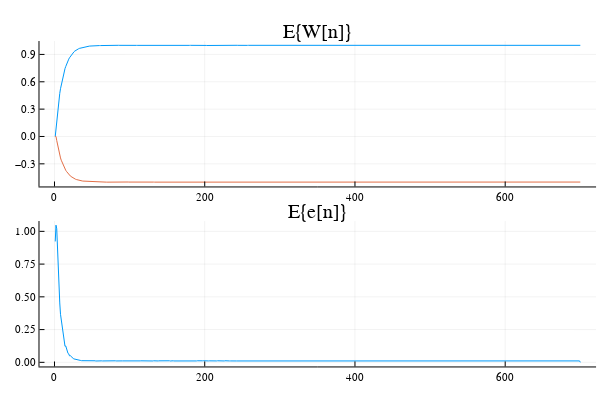

The cell this chart's notebook holds for it:
### Code cell
p1 = plot(w', title = "E{W[n]}", legend = false)
p2 = plot(erro', title = "E{e[n]}", legend = false)
plot(p1, p2, layout = (2,1))

### Figure 1 — Plotly figure (JSON) as saved in the notebook; plotly's stock layout.template omitted (floating-point values rounded to 4 significant figures; data arrays with more than 128 entries replaced by an {"elided": "..."} marker saying what was removed)
{"data": [{"colorbar": {"title": ""}, "legendgroup": "y1", "line": {"color": "rgba(0, 154, 250, 1.000)", "dash": "solid", "shape": "linear", "width": 1}, "mode": "lines", "name": "y1", "showlegend": true, "type": "scatter", "x": {"elided": "700 int values"}, "xaxis": "x1", "y": {"elided": "700 float values"}, "yaxis": "y1", "zmax": null, "zmin": null}, {"colorbar": {"title": ""}, "legendgroup": "y2", "line": {"color": "rgba(227, 111, 71, 1.000)", "dash": "solid", "shape": "linear", "width": 1}, "mode": "lines", "name": "y2", "showlegend": true, "type": "scatter", "x": {"elided": "700 int values"}, "xaxis": "x1", "y": {"elided": "700 float values"}, "yaxis": "y1", "zmax": null, "zmin": null}, {"colorbar": {"title": ""}, "legendgroup": "y1", "line": {"color": "rgba(0, 154, 250, 1.000)", "dash": "solid", "shape": "linear", "width": 1}, "mode": "lines", "name": "y1", "showlegend": true, "type": "scatter", "x": {"elided": "700 int values"}, "xaxis": "x2", "y": {"elided": "700 float values"}, "yaxis": "y2", "zmax": null, "zmin": null}], "layout": {"annotations": [{"font": {"color": "rgba(0, 0, 0, 1.000)", "family": "sans-serif", "size": 20}, "rotation": 0, "showarrow": false, "text": "E{W[n]}", "x": 0.5296, "xanchor": "center", "xref": "paper", "y": 1, "yanchor": "top", "yref": "paper"}, {"font": {"color": "rgba(0, 0, 0, 1.000)", "family": "sans-serif", "size": 20}, "rotation": 0, "showarrow": false, "text": "E{e[n]}", "x": 0.5296, "xanchor": "center", "xref": "paper", "y": 0.5, "yanchor": "top", "yref": "paper"}], "height": 400, "margin": {"b": 20, "l": 0, "r": 0, "t": 20}, "paper_bgcolor": "rgba(255, 255, 255, 1.000)", "plot_bgcolor": "rgba(255, 255, 255, 1.000)", "showlegend": false, "width": 600, "xaxis1": {"anchor": "y1", "domain": [0.06582, 0.9934], "gridcolor": "rgba(0, 0, 0, 0.100)", "gridwidth": 0.5, "linecolor": "rgba(0, 0, 0, 1.000)", "mirror": false, "range": [-19.97, 721.0], "showgrid": true, "showline": true, "showticklabels": true, "tickangle": 0, "tickcolor": "rgb(0, 0, 0)", "tickfont": {"color": "rgba(0, 0, 0, 1.000)", "family": "sans-serif", "size": 11}, "tickmode": "array", "ticks": "inside", "ticktext": ["0", "200", "400", "600"], "tickvals": [0, 200, 400, 600], "title": "", "titlefont": {"color": "rgba(0, 0, 0, 1.000)", "family": "sans-serif", "size": 15}, "type": "-", "visible": true, "zeroline": false, "zerolinecolor": "rgba(0, 0, 0, 1.000)"}, "xaxis2": {"anchor": "y2", "domain": [0.06582, 0.9934], "gridcolor": "rgba(0, 0, 0, 0.100)", "gridwidth": 0.5, "linecolor": "rgba(0, 0, 0, 1.000)", "mirror": false, "range": [-19.97, 721.0], "showgrid": true, "showline": true, "showticklabels": true, "tickangle": 0, "tickcolor": "rgb(0, 0, 0)", "tickfont": {"color": "rgba(0, 0, 0, 1.000)", "family": "sans-serif", "size": 11}, "tickmode": "array", "ticks": "inside", "ticktext": ["0", "200", "400", "600"], "tickvals": [0, 200, 400, 600], "title": "", "titlefont": {"color": "rgba(0, 0, 0, 1.000)", "family": "sans-serif", "size": 15}, "type": "-", "visible": true, "zeroline": false, "zerolinecolor": "rgba(0, 0, 0, 1.000)"}, "yaxis1": {"anchor": "x1", "domain": [0.5376, 0.9415], "gridcolor": "rgba(0, 0, 0, 0.100)", "gridwidth": 0.5, "linecolor": "rgba(0, 0, 0, 1.000)", "mirror": false, "range": [-0.5481, 1.047], "showgrid": true, "showline": true, "showticklabels": true, "tickangle": 0, "tickcolor": "rgb(0, 0, 0)", "tickfont": {"color": "rgba(0, 0, 0, 1.000)", "family": "sans-serif", "size": 11}, "tickmode": "array", "ticks": "inside", "ticktext": ["−0.3", "0.0", "0.3", "0.6", "0.9"], "tickvals": [-0.3, 0, 0.3, 0.6, 0.9], "title": "", "titlefont": {"color": "rgba(0, 0, 0, 1.000)", "family": "sans-serif", "size": 15}, "type": "-", "visible": true, "zeroline": false, "zerolinecolor": "rgba(0, 0, 0, 1.000)"}, "yaxis2": {"anchor": "x2", "domain": [0.03762, 0.4415], "gridcolor": "rgba(0, 0, 0, 0.100)", "gridwidth": 0.5, "linecolor": "rgba(0, 0, 0, 1.000)", "mirror": false, "range": [-0.03142, 1.079], "showgrid": true, "showline": true, "showticklabels": true, "tickangle": 0, "tickcolor": "rgb(0, 0, 0)", "tickfont": {"color": "rgba(0, 0, 0, 1.000)", "family": "sans-serif", "size": 11}, "tickmode": "array", "ticks": "inside", "ticktext": ["0.00", "0.25", "0.50", "0.75", "1.00"], "tickvals": [0, 0.25, 0.5, 0.75, 1], "title": "", "titlefont": {"color": "rgba(0, 0, 0, 1.000)", "family": "sans-serif", "size": 15}, "type": "-", "visible": true, "zeroline": false, "zerolinecolor": "rgba(0, 0, 0, 1.000)"}}}
